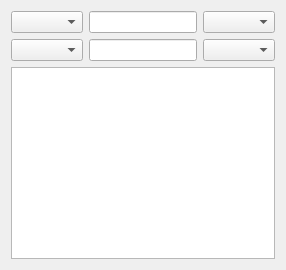
             <widget class="QWidget" name="tab_22">
              <attribute name="title">
               <string>Python</string>
              </attribute>
              <layout class="QVBoxLayout" name="verticalLayout_25">
               <item>
                <layout class="QFormLayout" name="formLayout_3">
                 <item row="0" column="1">
                  <layout class="QHBoxLayout" name="horizontalLayout_16">
                   <item>
                    <widget class="QLineEdit" name="txtAdd1Imports"/>
                   </item>
                   <item>
                    <widget class="QComboBox" name="cmbAdd1AddImport"/>
                   </item>
                  </layout>
                 </item>
                 <item row="0" column="0">
                  <widget class="QComboBox" name="cmbAdd1"/>
                 </item>
                 <item row="1" column="0">
                  <widget class="QComboBox" name="cmbAdd2"/>
                 </item>
                 <item row="1" column="1">
                  <layout class="QHBoxLayout" name="horizontalLayout_18">
                   <item>
                    <widget class="QLineEdit" name="txtAdd2Imports"/>
                   </item>
                   <item>
                    <widget class="QComboBox" name="cmbAdd2AddImport"/>
                   </item>
                  </layout>
                 </item>
                </layout>
               </item>
               <item>
                <widget class="QTextEdit" name="txtCommandCode"/>
               </item>
              </layout>
             </widget>
